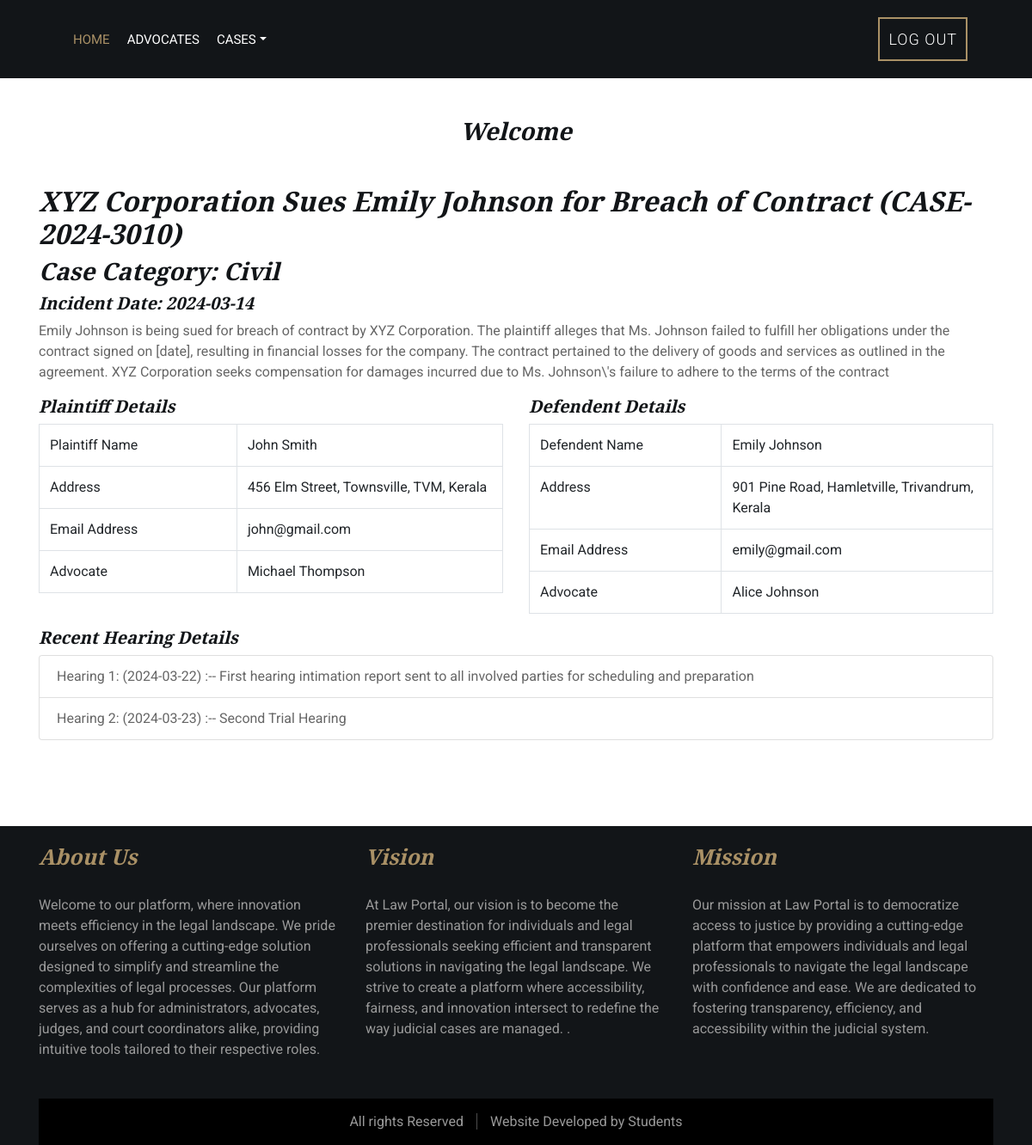
The page /phpfiles/view_case_details_u.php?case_id=1 (signed in) on the database its author committed.
### tables this page shows
CREATE TABLE `user_details` (
  `uid` int(11) NOT NULL,
  `user_id` int(10) NOT NULL,
  `name` varchar(100) NOT NULL,
  `email` varchar(100) NOT NULL,
  `phone` varchar(20) NOT NULL,
  `address` varchar(200) NOT NULL,
  `id_proof` varchar(300) NOT NULL
);

CREATE TABLE `case_details` (
  `case_id` int(11) NOT NULL,
  `case_number` varchar(100) DEFAULT NULL,
  `case_title` varchar(200) DEFAULT NULL,
  `description` varchar(500) NOT NULL,
  `category` varchar(100) DEFAULT NULL,
  `filing_date` varchar(50) DEFAULT NULL,
  `defendant_name` varchar(150) NOT NULL,
  `case_status` varchar(50) DEFAULT NULL,
  `incident_date` varchar(50) NOT NULL,
  `user_id` int(11) NOT NULL,
  `created_date` datetime NOT NULL DEFAULT current_timestamp(),
  `defendent_id` int(11) DEFAULT NULL
);

CREATE TABLE `advocate_details` (
  `id` int(11) NOT NULL,
  `userid` int(11) NOT NULL,
  `name` varchar(100) NOT NULL,
  `phone` varchar(30) NOT NULL,
  `email` varchar(100) NOT NULL,
  `address` varchar(200) NOT NULL,
  `licence_number` varchar(50) NOT NULL,
  `bar_association` varchar(100) NOT NULL,
  `experience` varchar(200) NOT NULL,
  `qualification` varchar(200) NOT NULL,
  `photo` varchar(300) NOT NULL,
  `id_proof` varchar(300) NOT NULL
);

CREATE TABLE `hearing_schedule` (
  `hearing_id` int(11) NOT NULL,
  `case_id` int(11) NOT NULL,
  `hearing_date` varchar(30) NOT NULL,
  `judge_id` int(11) NOT NULL,
  `description` varchar(500) NOT NULL,
  `hearing_status` int(11) NOT NULL
);

### phpfiles/view_case_details_u.php (the view, shortened to what this page needs)
<?php
include("user_auth.php");
if(!isset($user))
{
	echo "<script>window.location='../index.php'</script>";
}
else
{
include('user_header.php');
$case_id=$_REQUEST['case_id'];
$sql="SELECT * FROM user_details u JOIN case_details c ON u.user_id = c.user_id WHERE c.case_id = '$case_id'";
$result=$con->query($sql);
$row=$result->fetch_assoc();
$user_id=$row['user_id'];
@$sql1="SELECT * FROM `advocate_details` WHERE userid in (SELECT advocate_id FROM case_handling_advocates WHERE user_id='$user_id' and case_id='$case_id')";
$result1=$con->query($sql1);
$row1=$result1->fetch_assoc();
$defendent_id=$row['defendent_id'];
?>
            <div class="service">
                <div class="container">
                    <div class="section-header">
					<h3>Welcome <?php echo $usern['name']; ?></h3>
                    </div>
					<div class="row">
                        <div class="col-12">
                            <h2><?php echo $row['case_title']; ?> (<?php echo $row['case_number']; ?>)</h2>
                            <h3>Case Category: <?php echo $row['category']; ?></h3>
                            <h5>Incident Date: <?php echo $row['incident_date']; ?></h5>
                            <p>
                                <?php echo $row['description']; ?>
                          </p>
							<div class="row">
								<div class="col-6">
									<h5>Plaintiff Details</h5>
                            <table class="table table-bordered">
							<tr>
								<td width="108">Plaintiff Name</td>
								<td width="108"><?php echo $row['name']; ?></td>
							</tr>
							<tr>
								<td width="108">Address</td>
								<td width="108"><?php echo $row['address']; ?></td>
							</tr>
							<tr>
								<td width="108">Email Address</td>
								<td width="108"><?php echo $row['email']; ?></td>
							</tr>
							<tr>
								<td width="108">Advocate</td>
								<td width="108"><?php echo @$row1['name']; ?></td>
							</tr>
						</table>
								</div>
								<div class="col-6">
									<h5>Defendent Details</h5>
									<?php
									if($defendent_id!=NULL)
									{
$sql_d="SELECT * FROM user_details u JOIN case_details c ON u.user_id = c.defendent_id WHERE c.case_id = '$case_id'";
$result_d=$con->query($sql_d);
$row_d=$result_d->fetch_assoc();
$sql1_d="SELECT * FROM `advocate_details` WHERE userid in (SELECT advocate_id FROM case_handling_advocates WHERE user_id='$defendent_id' and case_id='$case_id')";
$result1_d=$con->query($sql1_d);
$row1_d=$result1_d->fetch_assoc();
									?>
                            <table class="table table-bordered">
							<tr>
								<td width="108">Defendent Name</td>
								<td width="108"><?php echo $row_d['name']; ?></td>
							</tr>
							<tr>
								<td width="108">Address</td>
								<td width="108"><?php echo $row_d['address']; ?></td>
							</tr>
							<tr>
								<td width="108">Email Address</td>
								<td width="108"><?php echo $row_d['email']; ?></td>
							</tr>
							<tr>
								<td width="108">Advocate</td>
								<td width="108"><?php echo @$row1_d['name']; ?></td>
							</tr>
						</table>
						<?php } else {echo "<p>No Defendent Details</p>";} ?>
								</div>
							</div>
                            <h5>Recent Hearing Details</h5>
                          <ul class="list-group">
							<?php
								$i=1;
								$sql3="SELECT * FROM `hearing_schedule` WHERE case_id='$case_id'";
								$result3=$con->query($sql3);
								while($row3=$result3->fetch_assoc())
								{
							?>
							<li class="list-group-item">Hearing <?php echo $i; ?>: (<?php echo $row3['hearing_date']; ?>) :-- <?php echo $row3['description']; ?></li>
							<?php
									$i++;
								}
							?>
                            </ul>
						<p>&nbsp;</p>
                      </div>
                    </div>
                </div>
            </div>
            <?php include('footer2.php'); } ?>

### template/css/style.css (style rules this page uses)
body { color: #666666; background: #ffffff; font-family: 'Roboto', sans-serif; font-weight: 400; }
h1, h2, h3, h4, h5, h6 { font-family: 'EB Garamond', serif; font-weight: 600; font-style: italic; color: #121518; }
.section-header { position: relative; width: 100%; text-align: center; margin-bottom: 45px; }
.service { position: relative; width: 100%; padding: 45px 0 15px 0; }

### rows shown on the page
user_details: case_details.case_title "XYZ Corporation Sues Emily Johnson for Breach of Contract", case_details.case_number "CASE-2024-3010", case_details.category "Civil", case_details.incident_date "2024-03-14", case_details.description "Emily Johnson is being sued for breach of contract by XYZ Corporation. The plaintiff alleges that Ms. Johnson failed to fulfill her obligations under the contract signed on [date], resulting in financial losses for the company. The contract pertained to the delivery of goods and services as outlined in the agreement. XYZ Corporation seeks compensation for damages incurred due to Ms. Johnson\\'s failure to adhere to the terms of the contract", name "John Smith", address "456 Elm Street, Townsville, TVM, Kerala", email "john@gmail.com"
advocate_details: name "Michael Thompson"
user_details: name "Emily Johnson", address "901 Pine Road, Hamletville, Trivandrum, Kerala", email "emily@gmail.com"
advocate_details: name "Alice Johnson"
hearing_schedule: hearing_date "2024-03-22", description "First hearing intimation report sent to all involved parties for scheduling and preparation"
hearing_schedule: hearing_date "2024-03-23", description "Second Trial Hearing"
